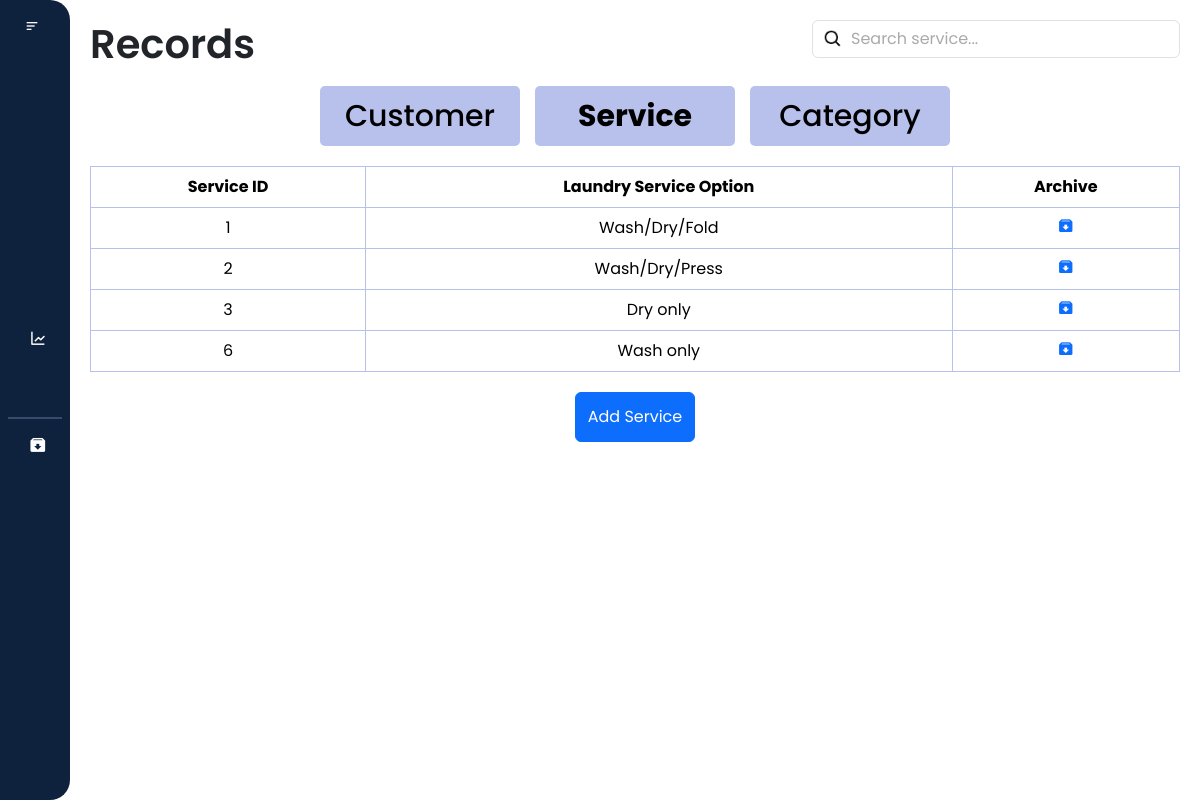
/records/service.php (signed in), run on an earlier commit of the app's database.
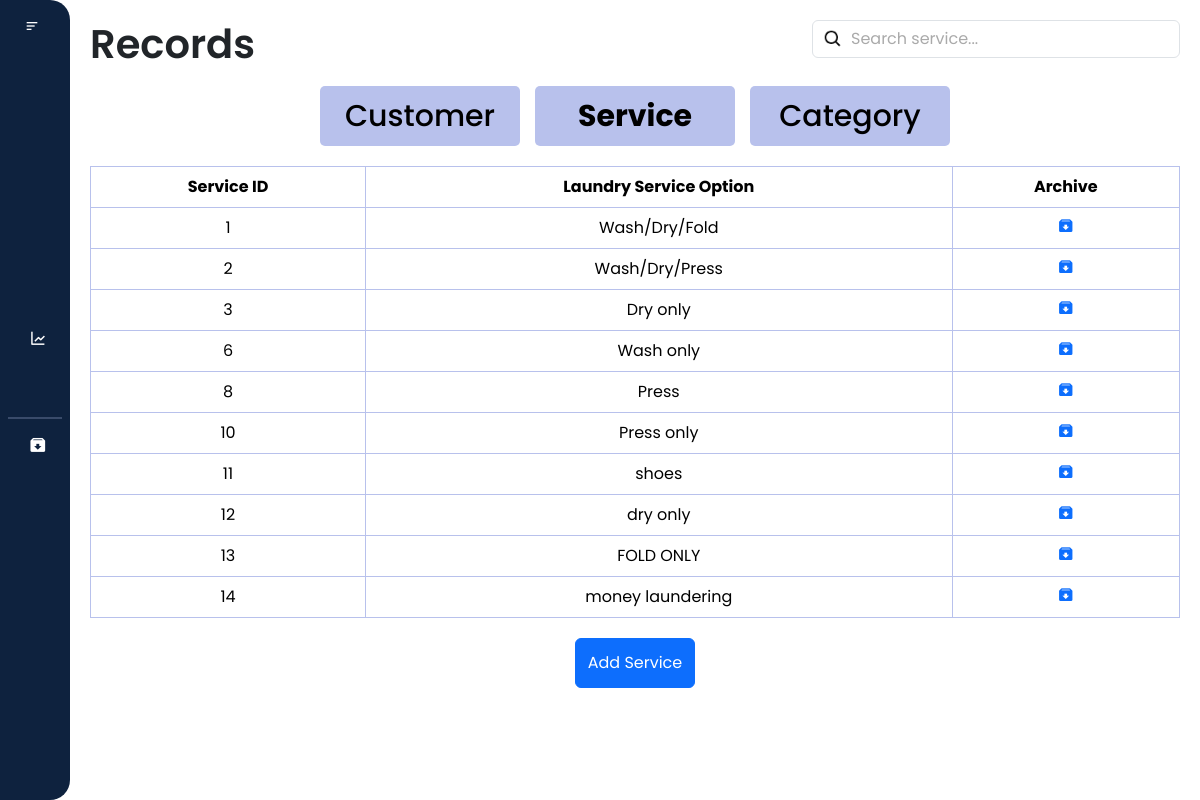
And on a later commit of the database.
### tables this page shows
CREATE TABLE `service` (
  `service_id` int(11) NOT NULL,
  `laundry_service_option` varchar(255) NOT NULL
);

### records/service.php (the view, shortened to what the changed rows need)
<?php
require_once('service_db.php');
?>
<!DOCTYPE html>
<html lang="en">
<head>
    <link href="https://cdn.jsdelivr.net/npm/bootstrap@5.3.3/dist/css/bootstrap.min.css" rel="stylesheet"
>
    <link href="https://cdn.lineicons.com/4.0/lineicons.css" rel="stylesheet" />
    <link href='https://unpkg.com/boxicons@2.1.4/css/boxicons.min.css' rel='stylesheet'>
    <link rel="stylesheet" href="service.css">
</head>
<body>
    <div class="wrapper">
        <div class="main-content">
            <nav>
                <div class="d-flex justify-content-between" id="navbar">
                    <h1>Records</h1>
            </nav>
            <div class="table-responsive">
                <table class="table table-bordered text-center">
                    <thead>
                        <tr class="bg-dark text-white">
                            <th>Service ID</th>
                            <th>Laundry Service Option</th>
                            <th>Archive</th>
                        </tr>
                    </thead>
                    <tbody id = "service_table">
                        <?php
                        $query = "SELECT * FROM service";
                        $result = mysqli_query($con, $query);
                        if ($result && $result->num_rows > 0) {
                            while($row = mysqli_fetch_assoc($result)) {
                        ?>
                            <tr>
                                <td><?php echo $row["service_id"]; ?></td>
                                <td><?php echo $row["laundry_service_option"]; ?></td>
                                <td>
                                    <a href='javascript:void(0);' class='archive-btn'
                                        data-id="<?php echo $row['service_id']; ?>"
                                        data-option="<?php echo $row['laundry_service_option']; ?>">
                                        <i class='bx bxs-archive-in'></i>
                                    </a>
                                </td>
                            </tr>
                        <?php
                            }
                        } else {
                        ?>
                    <tr>
                        <td colspan="3">No laundry service option found.</td>
                    </tr>
                    <?php
                        }
                        ?>
                    </tbody>
                </table>
            </div>
        </div>
    </div>
</body>
</html>

What changed in the data, as far as the page shows it:
added service: service_id "8", laundry_service_option "Press"
added service: service_id "10", laundry_service_option "Press only"
added service: service_id "11", laundry_service_option "shoes"
added service: service_id "12", laundry_service_option "dry only"
added service: service_id "13", laundry_service_option "FOLD ONLY"
added service: service_id "14", laundry_service_option "money laundering"
